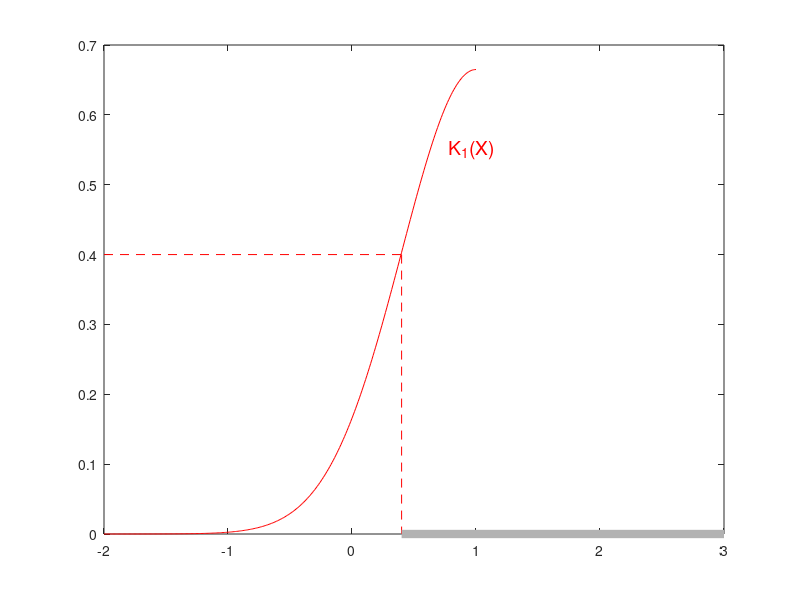

Here is the MATLAB script that generated this plot: (Note: this script raises an error after producing the figure.)
x = [-2:.01: 3];



x2 = x;
y2 = normpdf(x2,1,0.6);



y2_part = y2;
x2_part = x2;


y2_part(x2>1) = [];
x2_part(x2>1) = [];

figure(1)
plot(x2_part,y2_part,'r')
hold on
threshold2 = 0.4;

[~,temp_index2] = min(abs(y2(1:(length(y2)-1)/2)-threshold2));
region_color = [0.7 0.7 0.7];
regionX = x(temp_index2:end);


line([-2,min(regionX)],[threshold2,threshold2],'LineStyle','--','Color','r')
hold on
line([min(regionX),min(regionX)],[threshold2,0], 'Color',region_color,'LineStyle','--','Color','r')
hold on

if sum(diff(regionX)>0.010001) ==0 
   line([regionX(1),regionX(end)],[0,0], 'Color',region_color,'LineWidth',6)
   hold off
else
   midPoint = find(diff(regionX)>0.01001);
   line([regionX(1),regionX(midPoint)],[0,0], 'Color',region_color,'LineWidth',6)
   hold on
   line([regionX(midPoint+1),regionX(end)],[0,0], 'Color',region_color,'LineWidth',6)
   hold off
end
text(0.78,0.55,'K_1(X)', 'Color','r','FontSize', 14)


hold off
ax1 = gca; % current axes
ax1.FontSize = 14;
ax1.XColor = 'r';
ax1.YColor = 'r';
ax1.XAxisLocation = 'origin';
ylabel('K','Color','black')
yticks([0 threshold2 1])
yticklabels({'0','C_1','1'})
xlabel('X','Color','black')
xlim([0 1])
ylim([0 1])